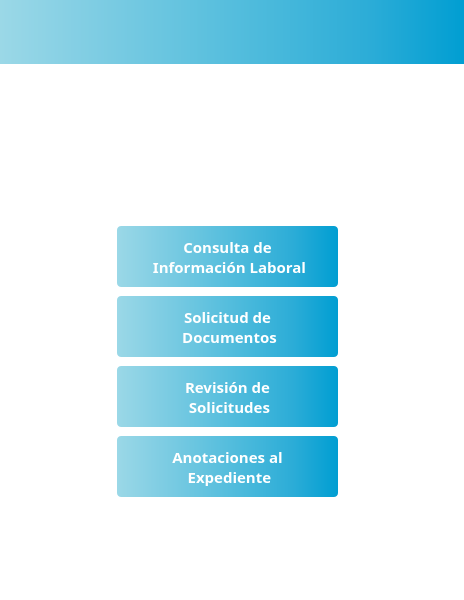
<?xml version="1.0" encoding="UTF-8"?>
<ui version="4.0">
 <class>SupervisorMenu</class>
 <widget class="QWidget" name="SupervisorMenu">
  <property name="geometry">
   <rect>
    <x>0</x>
    <y>0</y>
    <width>464</width>
    <height>600</height>
   </rect>
  </property>
  <property name="windowTitle">
   <string>SupervisorMenu</string>
  </property>
  <property name="styleSheet">
   <string notr="true">/*
#menuForm { 
background: rba(0, 0, 0, 80);
border-radius: 8px;
}
*/
#SupervisorMenu {background: rgba(255, 255, 255, 1)}
#topPanel {
background-color: qlineargradient(spread:pad, x1:0, y1:0, x2:1, y2:0, stop:0 #9bd8e7, stop:0.2 #7fcde3, stop:0.4 #63c3df, stop:0.6 #47b8db, stop:0.8 #2bacd7, stop:1 #009ed2);
}

/*
#loginButton {
color: black;
backgroun-color: #27a9e3;
border-width: 0px;
border-radius: 3px;
}
*/
</string>
  </property>
  <layout class="QVBoxLayout" name="verticalLayout">
   <property name="leftMargin">
    <number>0</number>
   </property>
   <property name="topMargin">
    <number>0</number>
   </property>
   <property name="rightMargin">
    <number>0</number>
   </property>
   <property name="bottomMargin">
    <number>0</number>
   </property>
   <item>
    <widget class="QWidget" name="topPanel" native="true">
     <layout class="QHBoxLayout" name="horizontalLayout_3">
      <property name="topMargin">
       <number>55</number>
      </property>
     </layout>
    </widget>
   </item>
   <item>
    <layout class="QHBoxLayout" name="horizontalLayout_4">
     <property name="topMargin">
      <number>0</number>
     </property>
     <item>
      <widget class="QLabel" name="label">
       <property name="sizePolicy">
        <sizepolicy hsizetype="Fixed" vsizetype="Fixed">
         <horstretch>0</horstretch>
         <verstretch>0</verstretch>
        </sizepolicy>
       </property>
       <property name="minimumSize">
        <size>
         <width>150</width>
         <height>150</height>
        </size>
       </property>
       <property name="styleSheet">
        <string notr="true"/>
       </property>
       <property name="text">
        <string/>
       </property>
       <property name="pixmap">
        <pixmap resource="resources.qrc">:/logo/Images/Logo5.png</pixmap>
       </property>
      </widget>
     </item>
    </layout>
   </item>
   <item>
    <layout class="QHBoxLayout" name="horizontalLayout_5">
     <property name="topMargin">
      <number>0</number>
     </property>
     <item>
      <widget class="QWidget" name="menuForm" native="true">
       <property name="sizePolicy">
        <sizepolicy hsizetype="Fixed" vsizetype="Fixed">
         <horstretch>0</horstretch>
         <verstretch>0</verstretch>
        </sizepolicy>
       </property>
       <property name="minimumSize">
        <size>
         <width>350</width>
         <height>272</height>
        </size>
       </property>
       <widget class="QPushButton" name="consultaButton">
        <property name="enabled">
         <bool>true</bool>
        </property>
        <property name="geometry">
         <rect>
          <x>60</x>
          <y>0</y>
          <width>221</width>
          <height>61</height>
         </rect>
        </property>
        <property name="font">
         <font>
          <family>Arial Black</family>
          <pointsize>-1</pointsize>
          <italic>false</italic>
          <bold>true</bold>
          <underline>false</underline>
          <strikeout>false</strikeout>
         </font>
        </property>
        <property name="styleSheet">
         <string notr="true">#consultaButton {
background-color: qlineargradient(spread:pad, x1:0, y1:0, x2:1, y2:0, stop:0 #9bd8e7, stop:0.2 #7fcde3, stop:0.4 #63c3df, stop:0.6 #47b8db, stop:0.8 #2bacd7, stop:1 #009ed2);
border: none;
color: #fff;
padding: 10px 20px;
border-radius: 4px;
font-weight: 1000;
font-family: &quot;Arial Black&quot;, sans-serif;
font-weight: bold;
font-size: 15px;
}

#consultaButton:pressed {
background-color: #cccccc;
}

#consultaButton:checked {
background-color: #cccccc;
}
</string>
        </property>
        <property name="text">
         <string>Consulta de 
 Información Laboral</string>
        </property>
       </widget>
       <widget class="QPushButton" name="solicitudButton">
        <property name="enabled">
         <bool>true</bool>
        </property>
        <property name="geometry">
         <rect>
          <x>60</x>
          <y>70</y>
          <width>221</width>
          <height>61</height>
         </rect>
        </property>
        <property name="font">
         <font>
          <family>Arial Black</family>
          <pointsize>-1</pointsize>
          <italic>false</italic>
          <bold>true</bold>
          <underline>false</underline>
          <strikeout>false</strikeout>
         </font>
        </property>
        <property name="styleSheet">
         <string notr="true">#solicitudButton {
background-color: qlineargradient(spread:pad, x1:0, y1:0, x2:1, y2:0, stop:0 #9bd8e7, stop:0.2 #7fcde3, stop:0.4 #63c3df, stop:0.6 #47b8db, stop:0.8 #2bacd7, stop:1 #009ed2);
border: none;
color: #fff;
padding: 10px 20px;
border-radius: 4px;
font-weight: 1000;
font-family: &quot;Arial Black&quot;, sans-serif;
font-weight: bold;
font-size: 15px;
}

#solicitudButton:pressed {
background-color: #cccccc;
}

#solicitudButton:checked {
background-color: #cccccc;
}</string>
        </property>
        <property name="text">
         <string>Solicitud de
 Documentos</string>
        </property>
       </widget>
       <widget class="QPushButton" name="revisionButton">
        <property name="enabled">
         <bool>true</bool>
        </property>
        <property name="geometry">
         <rect>
          <x>60</x>
          <y>140</y>
          <width>221</width>
          <height>61</height>
         </rect>
        </property>
        <property name="font">
         <font>
          <family>Arial Black</family>
          <pointsize>-1</pointsize>
          <italic>false</italic>
          <bold>true</bold>
          <underline>false</underline>
          <strikeout>false</strikeout>
         </font>
        </property>
        <property name="styleSheet">
         <string notr="true">#revisionButton {
background-color: qlineargradient(spread:pad, x1:0, y1:0, x2:1, y2:0, stop:0 #9bd8e7, stop:0.2 #7fcde3, stop:0.4 #63c3df, stop:0.6 #47b8db, stop:0.8 #2bacd7, stop:1 #009ed2);
border: none;
color: #fff;
padding: 10px 20px;
border-radius: 4px;
font-weight: 1000;
font-family: &quot;Arial Black&quot;, sans-serif;
font-weight: bold;
font-size: 15px;
}

#revisionButton:pressed {
background-color: #cccccc;
}

#revisionButton:checked {
background-color: #cccccc;
}</string>
        </property>
        <property name="text">
         <string>Revisión de
 Solicitudes</string>
        </property>
       </widget>
       <widget class="QPushButton" name="expedienteButton">
        <property name="enabled">
         <bool>true</bool>
        </property>
        <property name="geometry">
         <rect>
          <x>60</x>
          <y>210</y>
          <width>221</width>
          <height>61</height>
         </rect>
        </property>
        <property name="font">
         <font>
          <family>Arial Black</family>
          <pointsize>-1</pointsize>
          <italic>false</italic>
          <bold>true</bold>
          <underline>false</underline>
          <strikeout>false</strikeout>
         </font>
        </property>
        <property name="styleSheet">
         <string notr="true">#expedienteButton {
background-color: qlineargradient(spread:pad, x1:0, y1:0, x2:1, y2:0, stop:0 #9bd8e7, stop:0.2 #7fcde3, stop:0.4 #63c3df, stop:0.6 #47b8db, stop:0.8 #2bacd7, stop:1 #009ed2);
border: none;
color: #fff;
padding: 10px 20px;
border-radius: 4px;
font-weight: 1000;
font-family: &quot;Arial Black&quot;, sans-serif;
font-weight: bold;
font-size: 15px;
}

#expedienteButton:pressed {
background-color: #cccccc;
}

#expedienteButton:checked {
background-color: #cccccc;
}</string>
        </property>
        <property name="text">
         <string>Anotaciones al
 Expediente</string>
        </property>
       </widget>
      </widget>
     </item>
    </layout>
   </item>
   <item>
    <layout class="QHBoxLayout" name="horizontalLayout">
     <property name="topMargin">
      <number>20</number>
     </property>
     <item>
      <spacer name="horizontalSpacer">
       <property name="orientation">
        <enum>Qt::Horizontal</enum>
       </property>
       <property name="sizeType">
        <enum>QSizePolicy::Fixed</enum>
       </property>
       <property name="sizeHint" stdset="0">
        <size>
         <width>305</width>
         <height>20</height>
        </size>
       </property>
      </spacer>
     </item>
     <item>
      <widget class="QPushButton" name="logout">
       <property name="sizePolicy">
        <sizepolicy hsizetype="Fixed" vsizetype="Fixed">
         <horstretch>50</horstretch>
         <verstretch>50</verstretch>
        </sizepolicy>
       </property>
       <property name="styleSheet">
        <string notr="true">#logout {
background-color: white;
/*padding: 10px 20px;*/
border-radius: 4px;
}

#logout:pressed {
background-color: white;
}

#logout:checked {
background-color: white;
}</string>
       </property>
       <property name="text">
        <string/>
       </property>
       <property name="icon">
        <iconset resource="resources.qrc">
         <normaloff>:/icons/Images/logout.png</normaloff>:/icons/Images/logout.png</iconset>
       </property>
       <property name="iconSize">
        <size>
         <width>50</width>
         <height>40</height>
        </size>
       </property>
      </widget>
     </item>
    </layout>
   </item>
   <item>
    <spacer name="verticalSpacer">
     <property name="orientation">
      <enum>Qt::Vertical</enum>
     </property>
     <property name="sizeHint" stdset="0">
      <size>
       <width>20</width>
       <height>30</height>
      </size>
     </property>
    </spacer>
   </item>
  </layout>
 </widget>
 <resources>
  <include location="resources.qrc"/>
 </resources>
 <connections/>
</ui>
